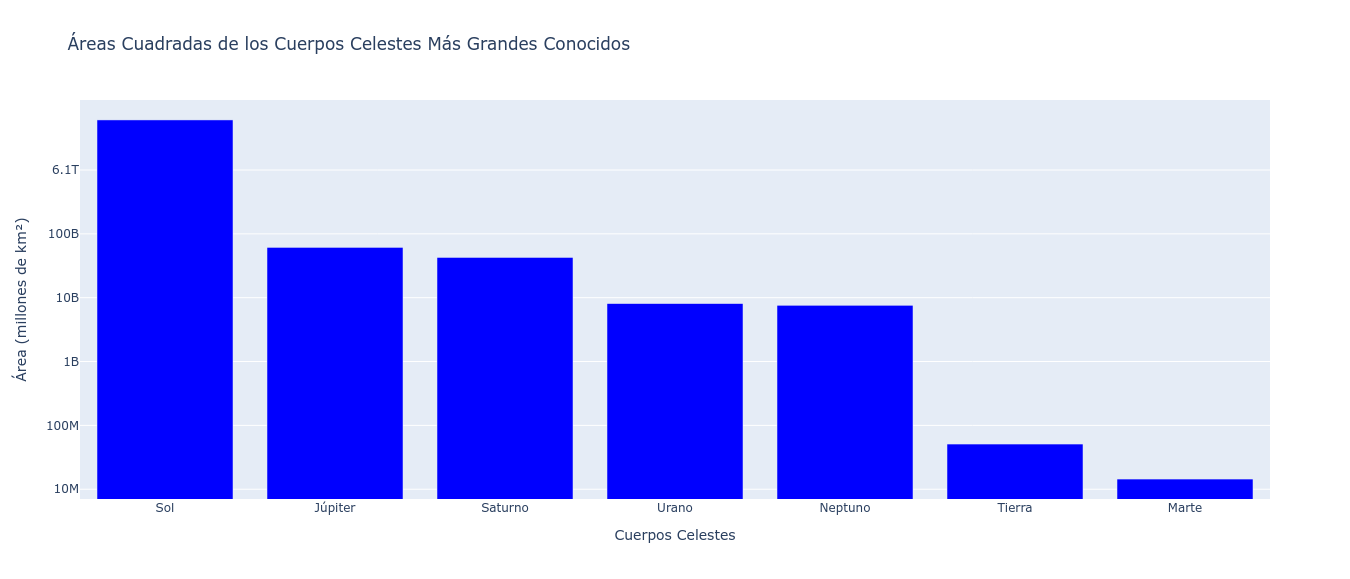

Here is the Python script that generated this plot:
import plotly.graph_objects as go

# Nombres de los cuerpos celestes
nombres = ['Sol', 'Júpiter', 'Saturno', 'Urano', 'Neptuno', 'Tierra', 'Marte']

# Áreas cuadradas aproximadas en millones de km²
areas = [6.087e12, 6.142e10, 4.272e10, 8.083e9, 7.618e9, 5.101e7, 1.443e7]

# Crear el gráfico de barras
fig = go.Figure()

fig.add_trace(go.Bar(
    x=nombres,
    y=areas,
    marker=dict(color='blue')
))

# Configurar el diseño del gráfico
fig.update_layout(
    title='Áreas Cuadradas de los Cuerpos Celestes Más Grandes Conocidos',
    xaxis_title='Cuerpos Celestes',
    yaxis_title='Área (millones de km²)',
    yaxis=dict(type='log', tickvals=[1e7, 1e8, 1e9, 1e10, 1e11, 1e12], 
               ticktext=['10M', '100M', '1B', '10B', '100B', '6.1T']),
    showlegend=False
)

# Mostrar el gráfico
fig.show()
